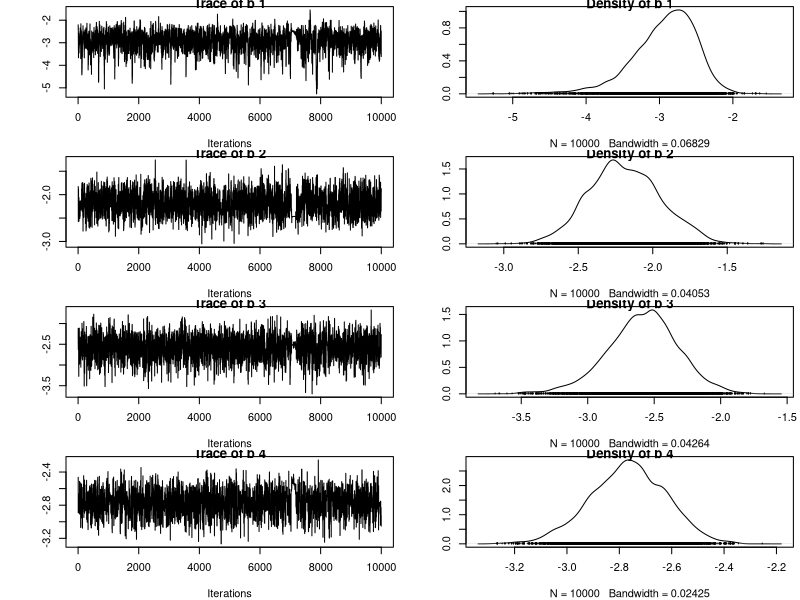
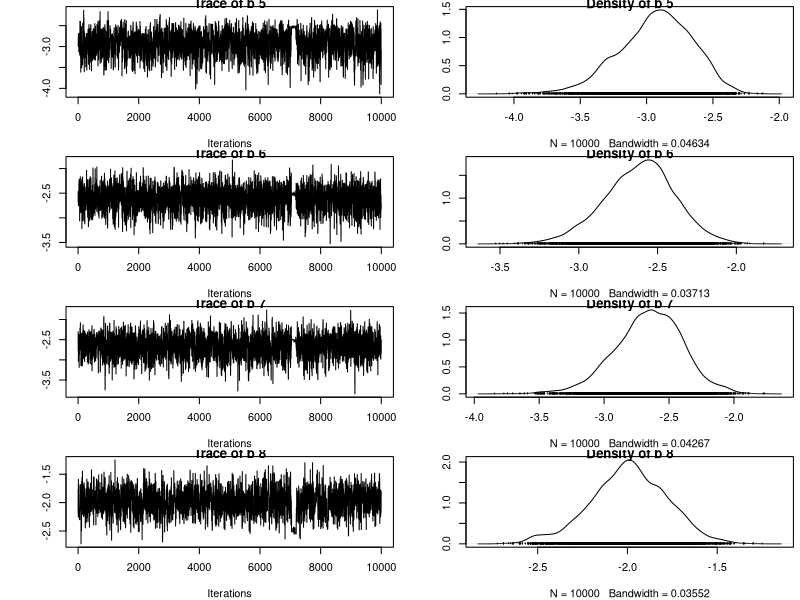
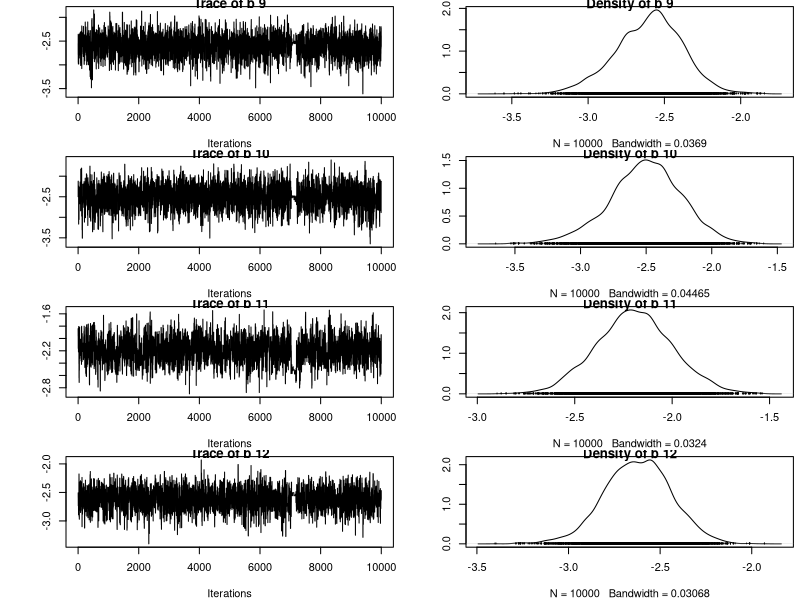
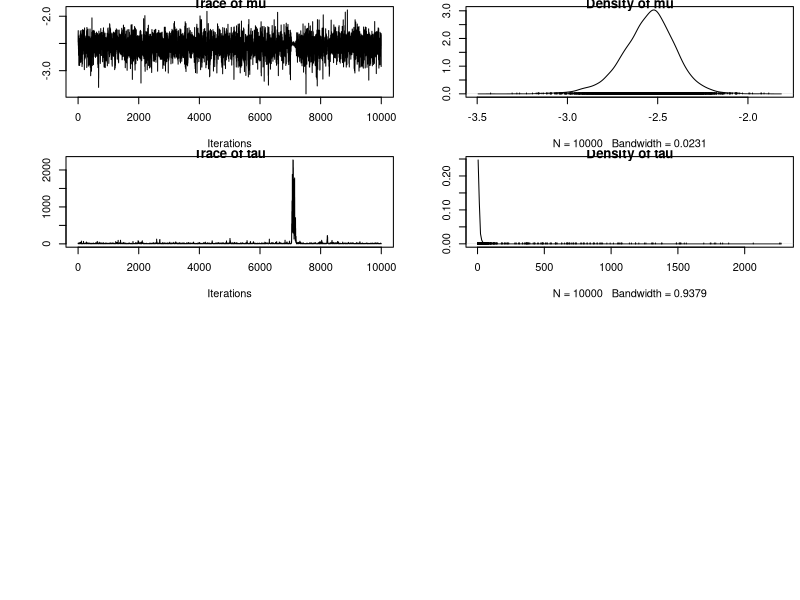
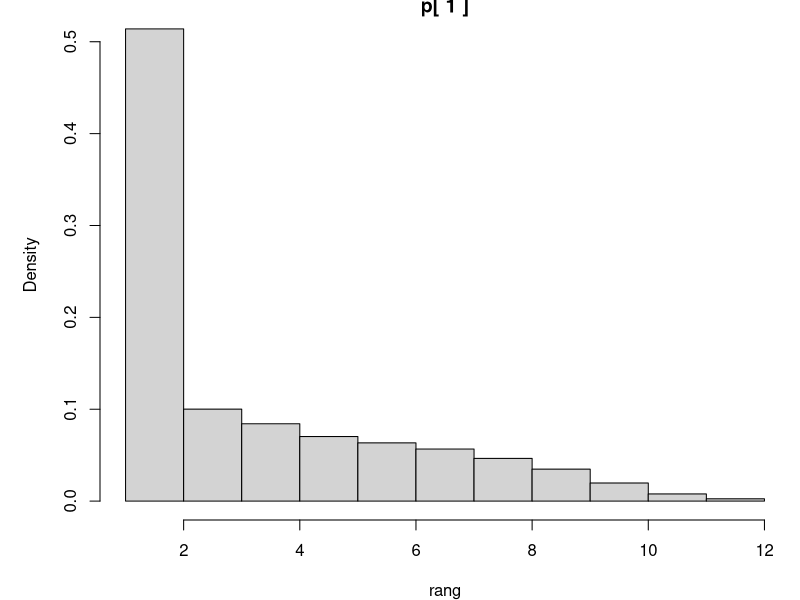
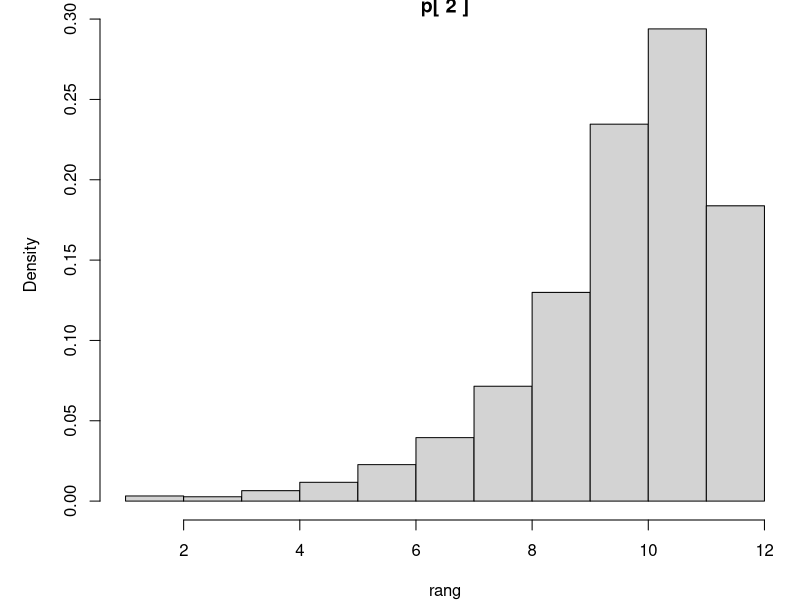
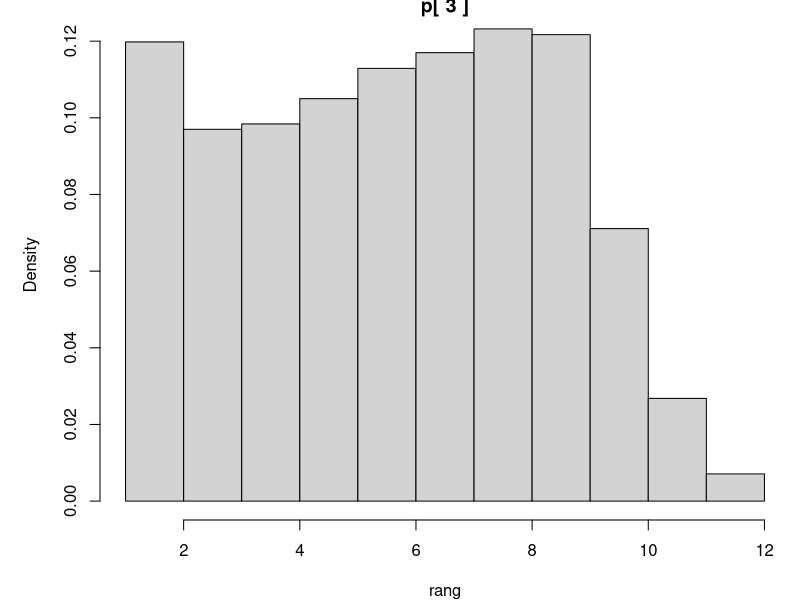
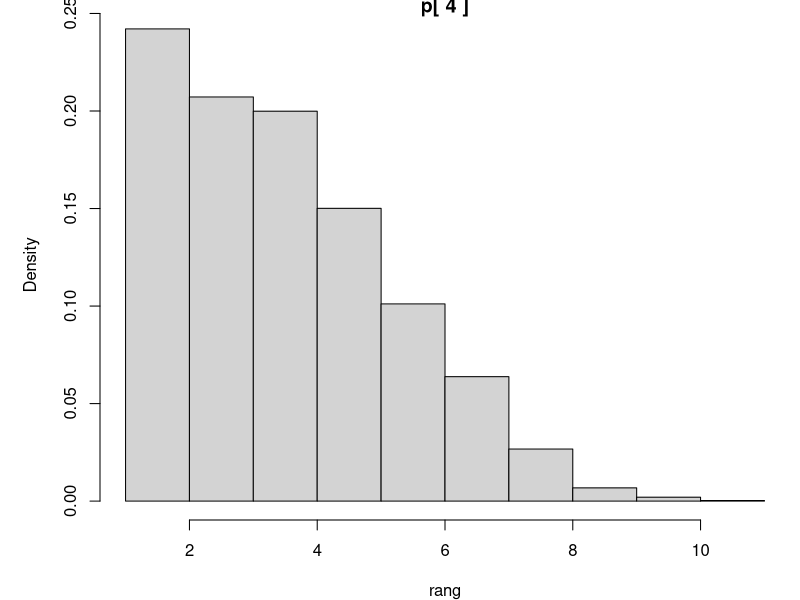

Reproduce these figures in R, in order.
## ---- chunk 1
library(coda) #pour fonction mcmc
## ---- chunk 2
#nombres d'opération
n_ops = c(47, 148, 119, 810, 211, 196, 148, 215, 207, 97, 256, 360)
#nombre de morts par hopital
n_death = c(0, 18, 8, 46, 8, 13, 9, 31, 14, 8, 29, 24)
#nombre d'hopitaux
N_hospitals = 12 
## ---- chunk 3
logf_bi = function(bi, ni, ri, tau, mu) {
  sum1 = -ni*log(1+exp(bi))
  sum2 = -(tau/2)*(bi - (mu+ri/tau))^2
  return(sum1+sum2)
}
## ---- chunk 4
rank_proba = function(b, tau, mu){
  
  #proba de défaillance
  prob_failure = pnorm(b, mu, sqrt(1/tau))
  
  #rang de défaillance
  ranks = rank(prob_failure)
  
  return(ranks)
  
}
## ---- chunk 5
#alpha et beta : param de la loi gamma de tau
#sigma_mu : param de la loi normale de mu
#prop_sd : ecart-type pour la perturbation dans la proposition
gibbs2 = function(nchain, n_ops, n_death, N_hospitals, alpha, beta, sigma_mu, prop_sd){

  #b1,...,b12 ; mu ; tau 
  chain = matrix(NA, nchain + 1, N_hospitals+2) 
  colnames(chain) = c(paste("b",1:12), "mu", "tau")
  
  #rang de défaillance
  failure_rank = matrix(0, nchain + 1, N_hospitals)

  #initialisation
  chain[1,] = c(rep(0.1,12), 0, 1)
  
  for (i in 1:nchain){
    b = chain[i,1:12]
    mu = chain[i,"mu"]
    tau = chain[i,"tau"]
    
    #mise à jour de tau
    alpha_cond = alpha + N_hospitals/2
    beta_cond = beta + sum((b-mu)^2)/2
    tau = rgamma(1, shape=alpha_cond, rate=beta_cond)
    
    #mise à jour de mu
    mean_cond = (sigma_mu*sum(b))/(1/tau + sigma_mu*N_hospitals)
    var_cond = (sigma_mu*(1/tau))/(1/tau + sigma_mu*N_hospitals)
    mu = rnorm(1, mean=mean_cond, sd=sqrt(var_cond))
    
    #mise à jour des bi : Metropolis-Hastings 
    for (j in 1:N_hospitals){
      
      #proposition
      prop = rnorm(1, mean=chain[i,j], sd=prop_sd[j]) 
      
      #calcul de la probabilité d'acceptation (noyau symétrique)
      top = logf_bi(prop, n_ops[j], n_death[j], tau, mu)
      bottom = logf_bi(chain[i,j], n_ops[j], n_death[j], tau, mu)
      acc_prob = exp(top - bottom)
      
      if (runif(1) < acc_prob) {
            b[j] = prop
      }
    }
    
    #calcul des rangs de défaillance
    ranks = rank_proba(b, tau, mu)
    
    #mettre à jour la chaine
    chain[i+1,] = c(b, mu, tau)
    
    failure_rank[i+1,] = ranks
  }
  return(list(chain = chain, failure_rank = failure_rank))
}
## ---- chunk 6
nchain= 11000 
alpha = 0.001
beta = 0.001
sigma_mu = 10^12
prop_sd = rep(0.5,12)

chain = gibbs2(nchain, n_ops, n_death, N_hospitals, alpha, beta, sigma_mu, prop_sd)$chain
## ---- chunk 7
#burn in period
chain = chain[1001:11000,]

par(mar = c(4, 5, 0.5, 0.5))
plot(mcmc(chain))
## ---- chunk 8
b = chain[,1:12]
p = exp(b)/(1+exp(b))

mu = chain[,"mu"]
pop.mean = exp(mu)/(1+exp(mu))

tau = chain[,"tau"]
sigma = 1/sqrt(tau)

params = cbind(mu, p, pop.mean, sigma)

res = data.frame(
  mean = round(apply(params, 2, mean), 4),
  sd = round(apply(params, 2, sd), 4)
)
rownames(res) = c("mu", paste("p[", 1:12,"]", sep=""), "pop.mean", "sigma")
print(res, max=NULL)
## ---- chunk 9
failure = gibbs2(nchain, n_ops, n_death, N_hospitals, alpha, beta, sigma_mu, prop_sd)$failure_rank

#burn in period
failure = failure[1001:11000,]
## ---- chunk 10
for (i in 1:12) {
  hist(failure[,i], freq = FALSE, main = paste("p[", i, "]"), xlab = "rang", breaks = 12)
}
